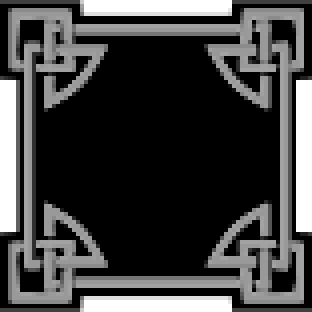
#> input picture dist/SKSE/Plugins/ApocryphaMenuFramework/assets/frames/skyrim-knotwork.png, 78 x 78 px (shown 4 times larger)
$ python knotwork-transparent.py
#> lines starting #> are read from the running program, lines starting #| are printed output that depends on the picture
"""Take the black out of the middle of the Skyrim knotwork frame (2.1.6).

The owner, 2026-10-08: the Skyrim frames "have a black interior, which is incorrect" - then, to be exact: "I don't want
the frame transparent. I just don't want it to have a background attached to the middle of the frame. Just like how the
Oblivion frame has a color, the Skyrim frame has one too. It won't look right if it doesn't have any black underneath it.
I just don't want it to be protruding so harshly."

So the frame keeps its black backing under the knots and the black outline round every strand (1 px), and loses only
the solid black that filled the middle and the inner half of each side. The menu's
Background colour then shows inside the frame; the frame itself looks as before.

Writes assets/frames/skyrim-knotwork.png and the built-in copy, include/KnotworkBorder.h. Run from the repo root on the
original frame (git checkout both first if it was run before); then re-run make-control-art.py and make-knob-art.py,
which cut their Skyrim parts from this frame.
"""
import os
from PIL import Image, ImageFilter

ROOT = os.path.dirname(os.path.dirname(os.path.abspath(__file__)))
PNG = os.path.join(ROOT, "dist", "SKSE", "Plugins", "ApocryphaMenuFramework", "assets", "frames", "skyrim-knotwork.png")
HEADER = os.path.join(ROOT, "include", "KnotworkBorder.h")
DARK = 60          # brightness below which a pixel is backing, not strand


def main():
    im = Image.open(PNG).convert("RGBA")
#> im is the input picture: PIL image 78x78 RGBA; mean R, G, B, A 34.3, 34.3, 34.3, 220.1
    px = im.load()
    w, h = im.size
#> w = 78; h = 78
    # a strand is any bright pixel; the black kept is its outline (within 1 px) and the solid backing under the four knots
    strand = Image.new("L", (w, h), 0)
#> strand: PIL image 78x78 L; every value is 0
    sp = strand.load()
    for y in range(h):
        for x in range(w):
            r, g, b, a = px[x, y]
            if a > 0 and (r + g + b) / 3.0 >= DARK:
                sp[x, y] = 255
    near = strand.filter(ImageFilter.MaxFilter(3)).load()
    KNOT = 18                              # the knot block in each corner, in the frame's own pixels
    cleared = 0
    for y in range(h):
        for x in range(w):
            r, g, b, a = px[x, y]
            if a == 0 or sp[x, y]:
                continue
            in_knot = (x < KNOT or x >= w - KNOT) and (y < KNOT or y >= h - KNOT)
            if near[x, y] or in_knot:
                continue
            px[x, y] = (r, g, b, 0)
            cleared += 1
#> after the loop, cleared = 2826
    im.save(PNG)
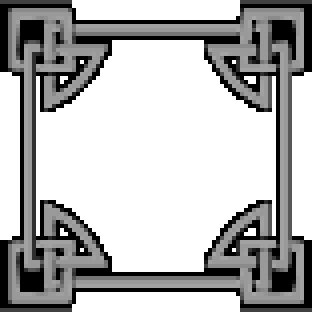
#> saved as skyrim-knotwork.png: PIL image 78x78 RGBA (shown 4 times larger); mean R, G, B, A 34.3, 34.3, 34.3, 105.4; transparent parts drawn white

    data = im.tobytes()
#> (the run stopped early here; a loop or call above may not have finished)
